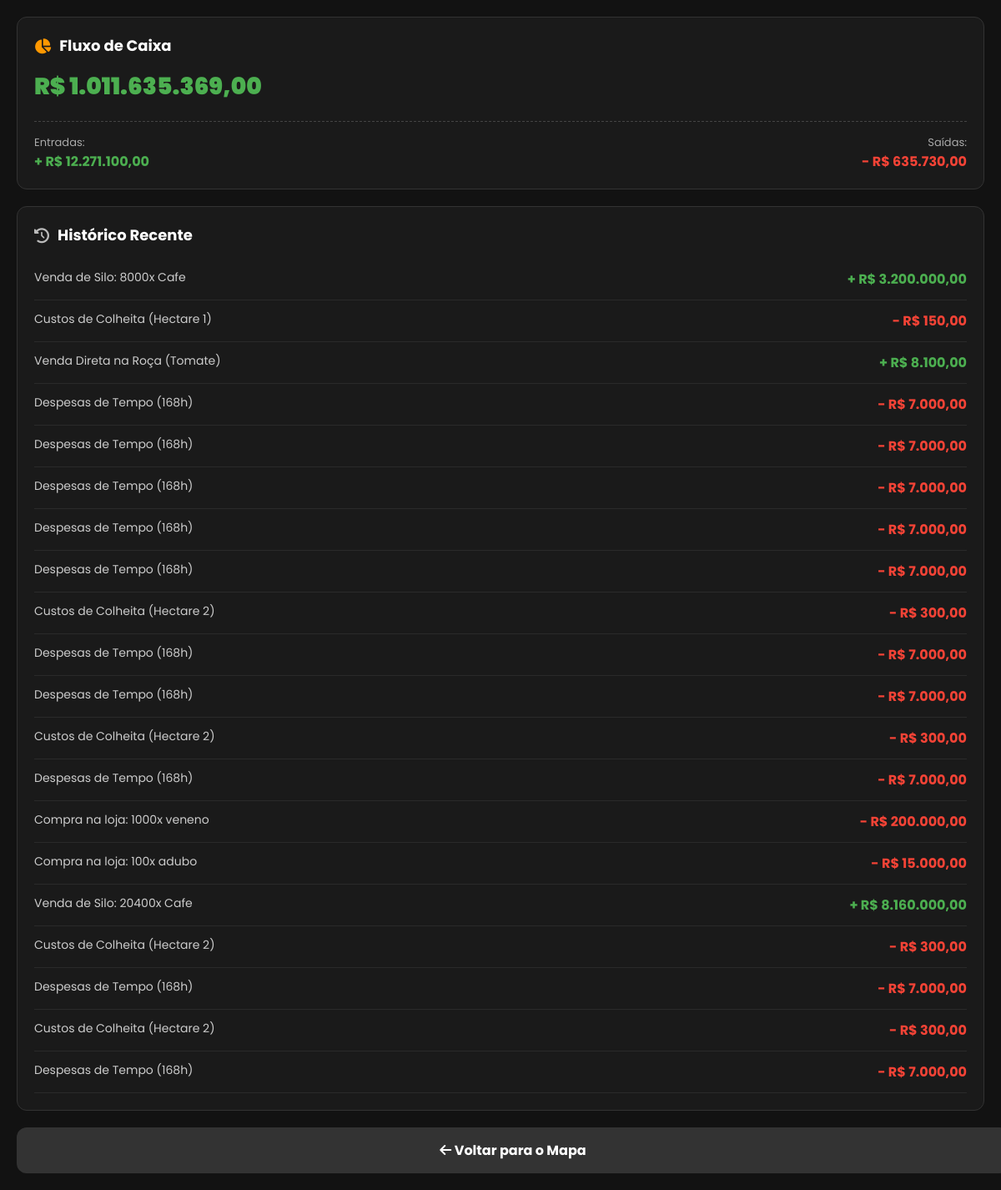
The page /financeiro (signed in) on the database as committed earlier.
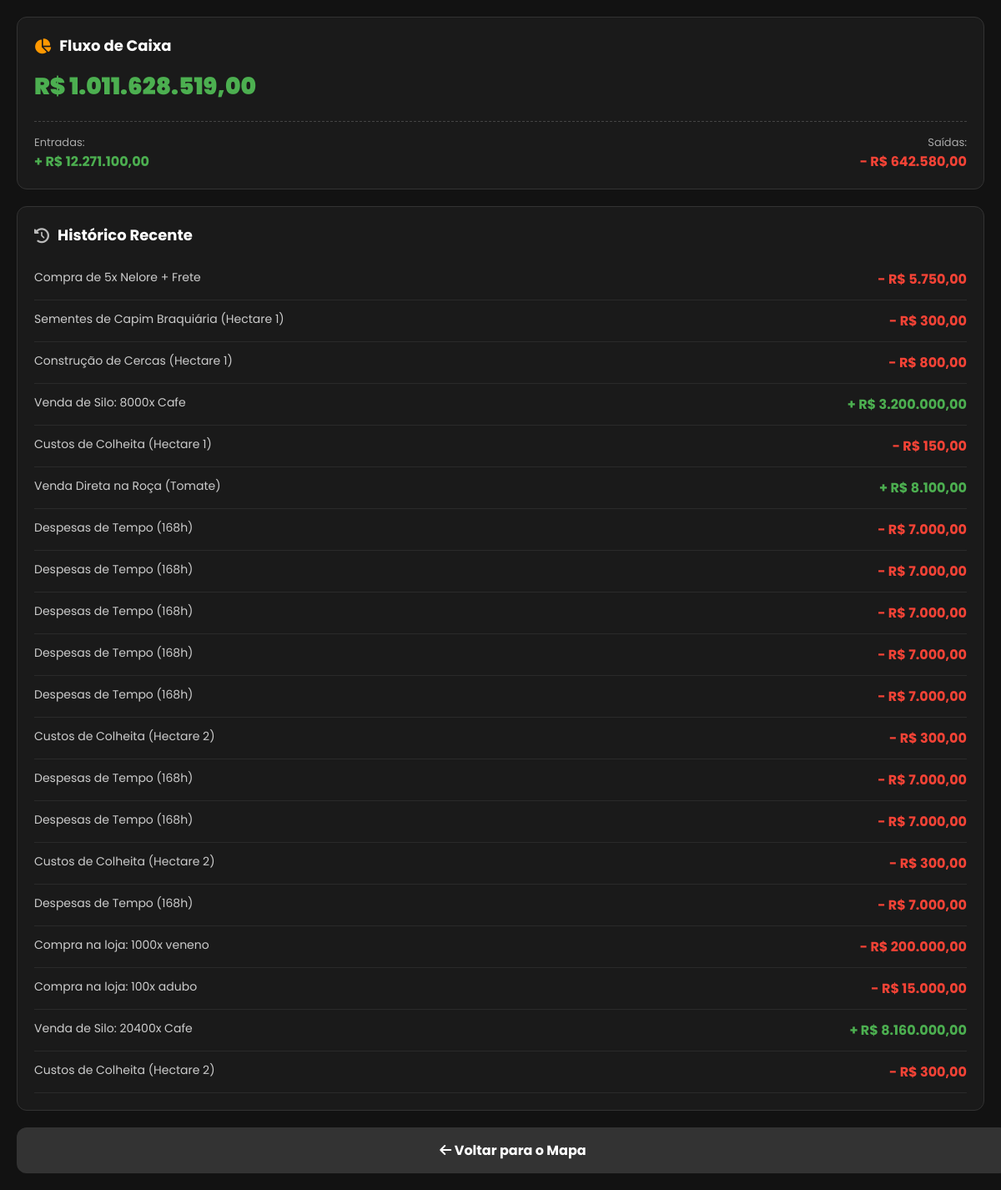
The same page on the database as committed later.
### database.py (models this page shows)
class Jogador(db.Model):
    __tablename__ = 'jogadores'
    id = db.Column(db.Integer, primary_key=True)
    username = db.Column(db.String(50), unique=True, nullable=False)
    email = db.Column(db.String(120), nullable=True)
    senha_hash = db.Column(db.String(128), nullable=False)
    saldo = db.Column(db.Float, default=1000.0)
    nivel = db.Column(db.Integer, default=1)
    hora = db.Column(db.Integer, default=6)
    dia = db.Column(db.Integer, default=1)
    mes = db.Column(db.Integer, default=1)
    ano = db.Column(db.Integer, default=2026)
    is_admin = db.Column(db.Boolean, default=False)
    ultima_acao = db.Column(db.DateTime, default=datetime.utcnow)
    propriedades = db.relationship('Propriedade', backref='dono', lazy=True)

class Transacao(db.Model):
    __tablename__ = 'transacoes'
    id = db.Column(db.Integer, primary_key=True)
    jogador_id = db.Column(db.Integer, db.ForeignKey('jogadores.id'), nullable=False)
    tipo = db.Column(db.String(10), nullable=False)
    valor = db.Column(db.Float, nullable=False)
    descricao = db.Column(db.String(255), nullable=False)
    data = db.Column(db.DateTime, default=datetime.utcnow)
    jogador = db.relationship('Jogador', backref=db.backref('transacoes', lazy=True))

### logica/economia.py (the view)
@economia_bp.route('/financeiro')
def financeiro():
    if 'usuario' not in session:
        return redirect(url_for('login'))
    usuario = Jogador.query.filter_by(username=session['usuario']).first()
    if not usuario:
        return redirect(url_for('login'))
    historico = Transacao.query.filter_by(jogador_id=usuario.id).order_by(Transacao.data.desc()).limit(20).all()
    todas_transacoes = Transacao.query.filter_by(jogador_id=usuario.id).all()
    entradas = sum(t.valor for t in todas_transacoes if t.tipo == 'entrada')
    saidas = sum(t.valor for t in todas_transacoes if t.tipo == 'saida')
    return render_template(
        'financeiro.html',
        user=usuario,
        entradas=entradas,
        saidas=saidas,
        saldo=usuario.saldo,
        historico=historico
    )

### templates/financeiro.html (shortened to what this page needs)
<!DOCTYPE html>
<html lang="pt-BR">
<head>
    <link rel="stylesheet" href="https://cdnjs.cloudflare.com/ajax/libs/font-awesome/6.4.0/css/all.min.css">
</head>
<body>
    <div class="card">
        <div class="card-header"><i class="fas fa-chart-pie" style="color: #ff9800;"></i> Fluxo de Caixa</div>
        <div class="saldo-total">R$ {{ "{:,.2f}".format(saldo).replace(',','v').replace('.',',').replace('v','.') }}</div>
        <div class="fluxo-container">
            <div>
                <div style="color: #aaa; font-size: 13px;">Entradas:</div>
                <div class="entrada-texto">+ R$ {{ "{:,.2f}".format(entradas).replace(',','v').replace('.',',').replace('v','.') }}</div>
            </div>
            <div style="text-align: right;">
                <div style="color: #aaa; font-size: 13px;">Saídas:</div>
                <div class="saida-texto">- R$ {{ "{:,.2f}".format(saidas).replace(',','v').replace('.',',').replace('v','.') }}</div>
            </div>
        </div>
    </div>
    <div class="card">
        <div class="card-header"><i class="fas fa-history" style="color: #bbb;"></i> Histórico Recente</div>
        {% if not historico %}
            <p style="color: #777; font-style: italic; text-align: center; margin: 20px 0;">Nenhuma transação registrada ainda.</p>
        {% else %}
            {% for t in historico %}
                <div class="transacao-item">
                    <span style="color: #ccc;">{{ t.descricao }}</span>
                    {% if t.tipo == 'entrada' %}
                        <b class="entrada-texto">+ R$ {{ "{:,.2f}".format(t.valor).replace(',','v').replace('.',',').replace('v','.') }}</b>
                    {% else %}
                        <b class="saida-texto">- R$ {{ "{:,.2f}".format(t.valor).replace(',','v').replace('.',',').replace('v','.') }}</b>
                    {% endif %}
                </div>
            {% endfor %}
        {% endif %}
    </div>
    <a href="/mapa" class="btn-voltar"><i class="fas fa-arrow-left"></i> Voltar para o Mapa</a>
</body>
</html>

### templates/financeiro.html (style rules this page uses)
body { font-family: 'Poppins', sans-serif; background-color: #121212; color: #fff; margin: 0; padding: 20px; }
.card { background: #1a1a1a; border-radius: 12px; padding: 20px; border: 1px solid #333; margin-bottom: 20px; }
.card-header { font-size: 18px; font-weight: bold; margin-bottom: 15px; display: flex; align-items: center; gap: 10px; }
.saldo-total { font-size: 28px; font-weight: 900; color: #4caf50; margin-bottom: 20px; }
.fluxo-container { display: flex; justify-content: space-between; border-top: 1px dashed #444; padding-top: 15px; }
.entrada-texto { color: #4caf50; font-weight: bold; font-size: 16px; }
.saida-texto { color: #f44336; font-weight: bold; font-size: 16px; }
.transacao-item { display: flex; justify-content: space-between; padding: 12px 0; border-bottom: 1px solid #2a2a2a; font-size: 14px; }
.btn-voltar { display: block; width: 100%; padding: 15px; background: #333; color: #fff; text-align: center; text-decoration: none; border-radius: 12px; font-weight: bold; margin-top: 10px; }

Rows that differ between the two databases and show on the page:
no longer on this page (row unchanged): Transacao: descricao "Despesas de Tempo (168h)", valor "7.000,00"
no longer on this page (row unchanged): Transacao: descricao "Custos de Colheita (Hectare 2)", valor "300,00"
no longer on this page (row unchanged): Transacao: descricao "Despesas de Tempo (168h)", valor "7.000,00"
changed Jogador: saldo "1.011.635.369,00" → "1.011.628.519,00"
added Transacao: descricao "Compra de 5x Nelore + Frete", valor "5.750,00"
added Transacao: descricao "Sementes de Capim Braquiária (Hectare 1)", valor "300,00"
added Transacao: descricao "Construção de Cercas (Hectare 1)", valor "800,00"
Other text that changed with them:
text no longer shown: "635.730,00"
text now shown: "642.580,00"
